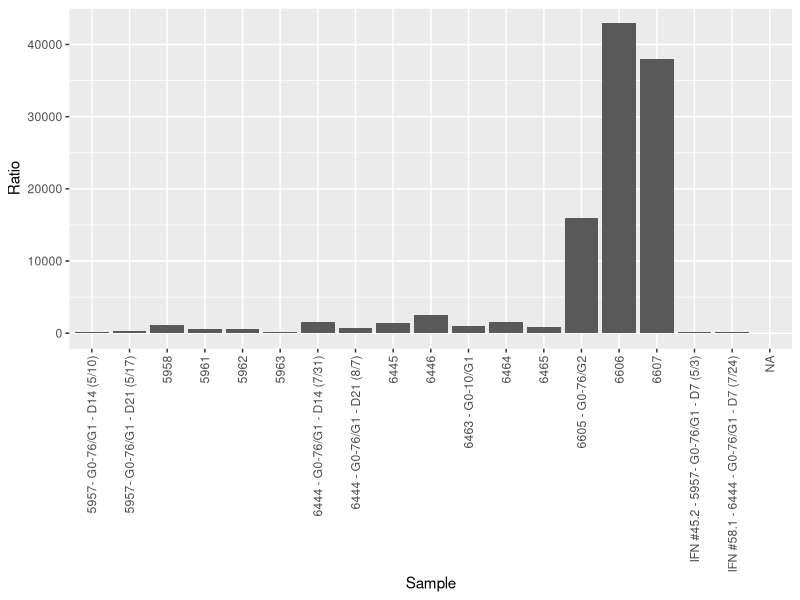

Write the R code that produced this figure.
## ---- chunk 1
knitr::opts_chunk$set(echo = TRUE)
library(readxl)
library(ggplot2)


## ---- chunk 2
ELISA <- read_excel("Example ELISA data.xlsx", sheet = "Ratio")

names(ELISA)[4] <- "Ratio"

summary(ELISA)
## ---- chunk 3
ggplot(ELISA, aes(x=Sample, y=Ratio)) + geom_bar(stat="identity") + theme(axis.text.x = element_text(angle = 90, vjust = 0.5, hjust=1))
